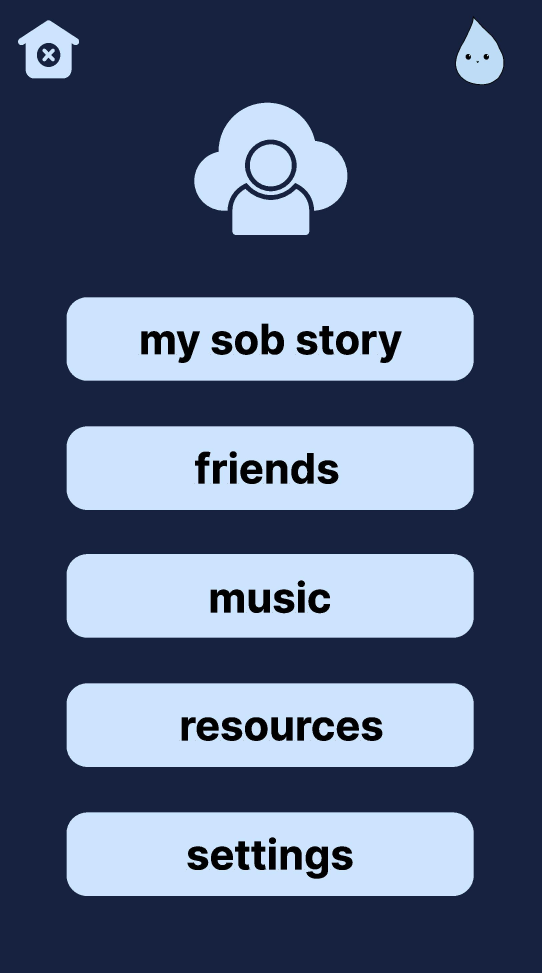
#> input picture backgrounds/menu.jpg, 1625 x 2917 px (shown at 1/3 size)
$ python menu.py
#> lines starting #> are read from the running program, lines starting #| are printed output that depends on the picture
from cmu_graphics import *
from buttonsClass import *
from PIL import Image
import webbrowser

image3 = Image.open('backgrounds/menu.jpg')
#> image3 is the input picture: PIL image 1625x2917 RGB; mean R, G, B 82.5, 96.6, 124.8
image3 = image3.resize((390, 700))
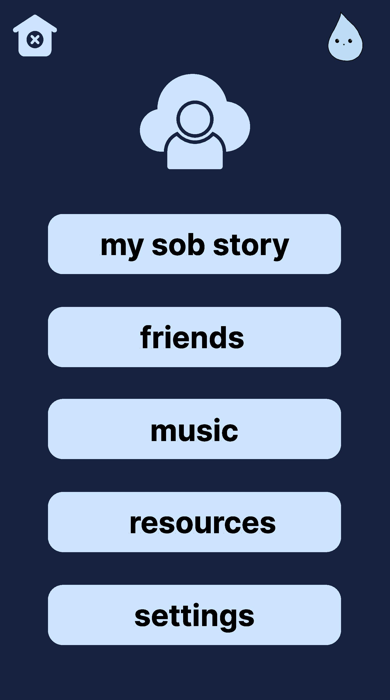
#> image3: PIL image 390x700 RGB; mean R, G, B 82.5, 96.7, 124.8
#> (the run stopped early here; a loop or call above may not have finished)

$ run again, with backgrounds/friends.jpg copied over backgrounds/menu.jpg
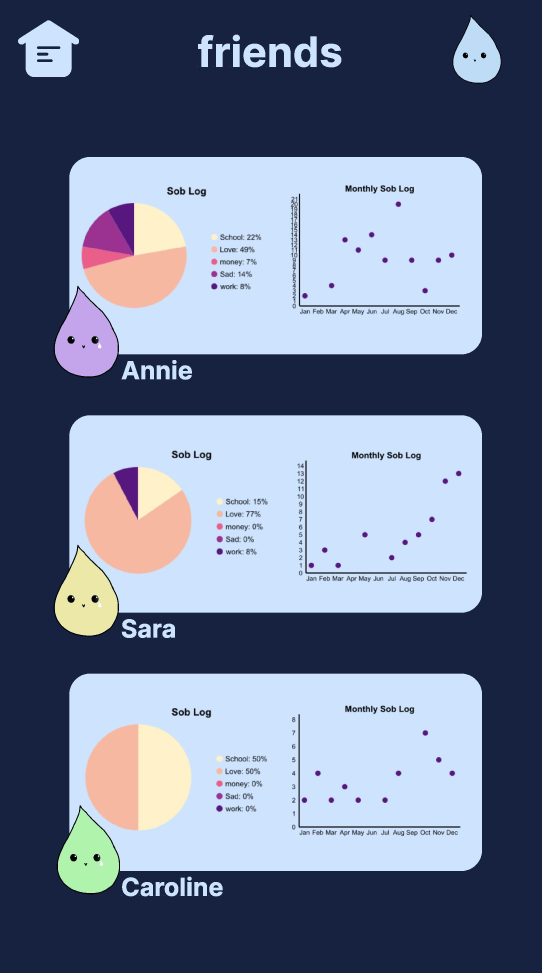
#> input picture backgrounds/friends.jpg, 1625 x 2917 px (shown at 1/3 size)
#> image3 is the input picture: PIL image 1625x2917 RGB; mean R, G, B 111.5, 123.3, 148.6
#> `image3 = image3.resize((390, 700))`:
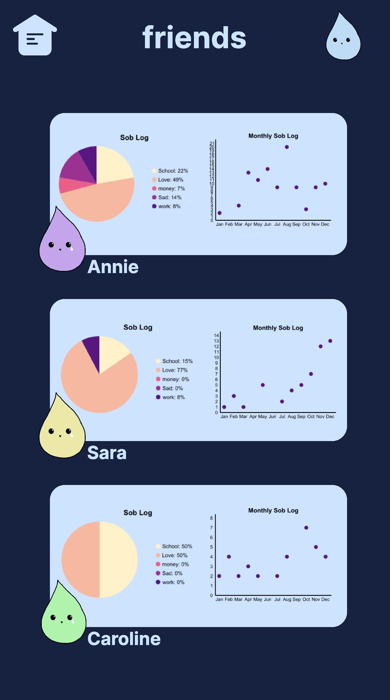
#> image3: PIL image 390x700 RGB; mean R, G, B 111.5, 123.3, 148.5

$ run again, with backgrounds/log-page-001.jpg copied over backgrounds/menu.jpg
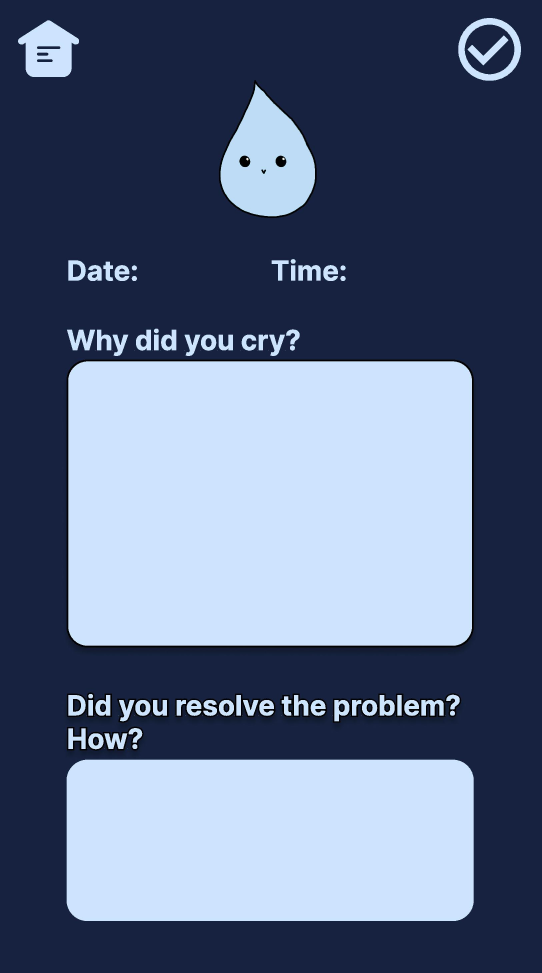
#> input picture backgrounds/log-page-001.jpg, 1625 x 2917 px (shown at 1/3 size)
#> image3 is the input picture: PIL image 1625x2917 RGB; mean R, G, B 91.7, 106.6, 134.9
#> `image3 = image3.resize((390, 700))`:
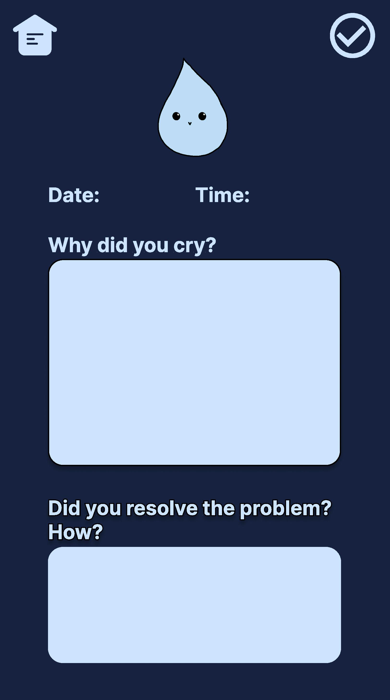
#> image3: PIL image 390x700 RGB; mean R, G, B 91.7, 106.6, 134.8
